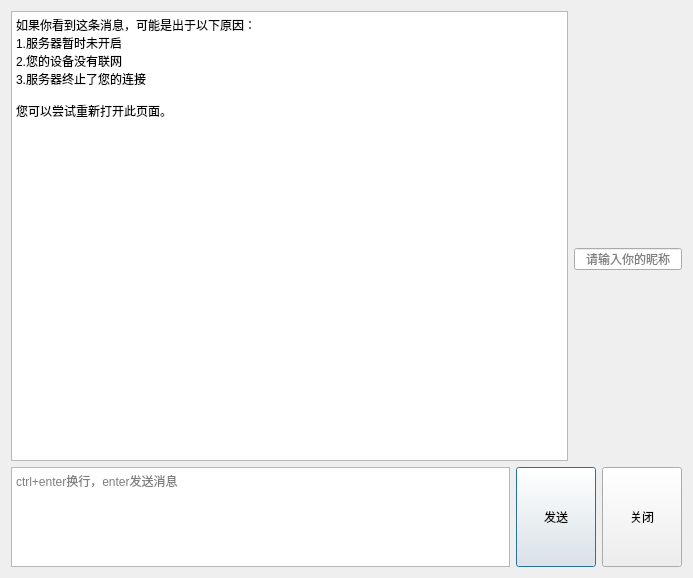
<?xml version="1.0" encoding="UTF-8"?>
<ui version="4.0">
 <class>ChatRoom</class>
 <widget class="QDialog" name="ChatRoom">
  <property name="geometry">
   <rect>
    <x>0</x>
    <y>0</y>
    <width>693</width>
    <height>578</height>
   </rect>
  </property>
  <property name="windowTitle">
   <string>Dialog</string>
  </property>
  <layout class="QGridLayout" name="gridLayout_3">
   <item row="0" column="0">
    <layout class="QGridLayout" name="gridLayout">
     <item row="1" column="1">
      <spacer name="verticalSpacer">
       <property name="orientation">
        <enum>Qt::Vertical</enum>
       </property>
       <property name="sizeType">
        <enum>QSizePolicy::Fixed</enum>
       </property>
       <property name="sizeHint" stdset="0">
        <size>
         <width>20</width>
         <height>40</height>
        </size>
       </property>
      </spacer>
     </item>
     <item row="3" column="1">
      <spacer name="verticalSpacer_2">
       <property name="orientation">
        <enum>Qt::Vertical</enum>
       </property>
       <property name="sizeType">
        <enum>QSizePolicy::Preferred</enum>
       </property>
       <property name="sizeHint" stdset="0">
        <size>
         <width>20</width>
         <height>16</height>
        </size>
       </property>
      </spacer>
     </item>
     <item row="0" column="1">
      <widget class="QLabel" name="label_totalPeople">
       <property name="text">
        <string/>
       </property>
       <property name="alignment">
        <set>Qt::AlignCenter</set>
       </property>
      </widget>
     </item>
     <item row="0" column="0" rowspan="4">
      <widget class="QTextBrowser" name="textBrowser">
       <property name="html">
        <string>&lt;!DOCTYPE HTML PUBLIC &quot;-//W3C//DTD HTML 4.0//EN&quot; &quot;http://www.w3.org/TR/REC-html40/strict.dtd&quot;&gt;
&lt;html&gt;&lt;head&gt;&lt;meta name=&quot;qrichtext&quot; content=&quot;1&quot; /&gt;&lt;style type=&quot;text/css&quot;&gt;
p, li { white-space: pre-wrap; }
&lt;/style&gt;&lt;/head&gt;&lt;body style=&quot; font-family:'SimSun'; font-size:9pt; font-weight:400; font-style:normal;&quot;&gt;
&lt;p style=&quot; margin-top:0px; margin-bottom:0px; margin-left:0px; margin-right:0px; -qt-block-indent:0; text-indent:0px;&quot;&gt;如果你看到这条消息，可能是出于以下原因：&lt;/p&gt;
&lt;p style=&quot; margin-top:0px; margin-bottom:0px; margin-left:0px; margin-right:0px; -qt-block-indent:0; text-indent:0px;&quot;&gt;1.服务器暂时未开启&lt;/p&gt;
&lt;p style=&quot; margin-top:0px; margin-bottom:0px; margin-left:0px; margin-right:0px; -qt-block-indent:0; text-indent:0px;&quot;&gt;2.您的设备没有联网&lt;/p&gt;
&lt;p style=&quot; margin-top:0px; margin-bottom:0px; margin-left:0px; margin-right:0px; -qt-block-indent:0; text-indent:0px;&quot;&gt;3.服务器终止了您的连接&lt;/p&gt;
&lt;p style=&quot;-qt-paragraph-type:empty; margin-top:0px; margin-bottom:0px; margin-left:0px; margin-right:0px; -qt-block-indent:0; text-indent:0px;&quot;&gt;&lt;br /&gt;&lt;/p&gt;
&lt;p style=&quot; margin-top:0px; margin-bottom:0px; margin-left:0px; margin-right:0px; -qt-block-indent:0; text-indent:0px;&quot;&gt;您可以尝试重新打开此页面。&lt;/p&gt;&lt;/body&gt;&lt;/html&gt;</string>
       </property>
      </widget>
     </item>
     <item row="2" column="1">
      <widget class="QLineEdit" name="lineEdit_name">
       <property name="sizePolicy">
        <sizepolicy hsizetype="Preferred" vsizetype="Fixed">
         <horstretch>0</horstretch>
         <verstretch>0</verstretch>
        </sizepolicy>
       </property>
       <property name="alignment">
        <set>Qt::AlignCenter</set>
       </property>
       <property name="placeholderText">
        <string>请输入你的昵称</string>
       </property>
      </widget>
     </item>
    </layout>
   </item>
   <item row="1" column="0">
    <layout class="QGridLayout" name="gridLayout_2">
     <property name="sizeConstraint">
      <enum>QLayout::SetDefaultConstraint</enum>
     </property>
     <item row="0" column="0">
      <widget class="QTextEdit" name="textEdit">
       <property name="sizePolicy">
        <sizepolicy hsizetype="Expanding" vsizetype="Preferred">
         <horstretch>0</horstretch>
         <verstretch>0</verstretch>
        </sizepolicy>
       </property>
       <property name="minimumSize">
        <size>
         <width>0</width>
         <height>100</height>
        </size>
       </property>
       <property name="maximumSize">
        <size>
         <width>16777215</width>
         <height>100</height>
        </size>
       </property>
       <property name="placeholderText">
        <string>ctrl+enter换行，enter发送消息</string>
       </property>
      </widget>
     </item>
     <item row="0" column="1">
      <widget class="QPushButton" name="pushButton_send">
       <property name="sizePolicy">
        <sizepolicy hsizetype="Minimum" vsizetype="Preferred">
         <horstretch>0</horstretch>
         <verstretch>0</verstretch>
        </sizepolicy>
       </property>
       <property name="text">
        <string>发送</string>
       </property>
      </widget>
     </item>
     <item row="0" column="2">
      <widget class="QPushButton" name="pushButton_close">
       <property name="sizePolicy">
        <sizepolicy hsizetype="Minimum" vsizetype="Preferred">
         <horstretch>0</horstretch>
         <verstretch>0</verstretch>
        </sizepolicy>
       </property>
       <property name="text">
        <string>关闭</string>
       </property>
      </widget>
     </item>
    </layout>
   </item>
  </layout>
 </widget>
 <resources/>
 <connections/>
</ui>
